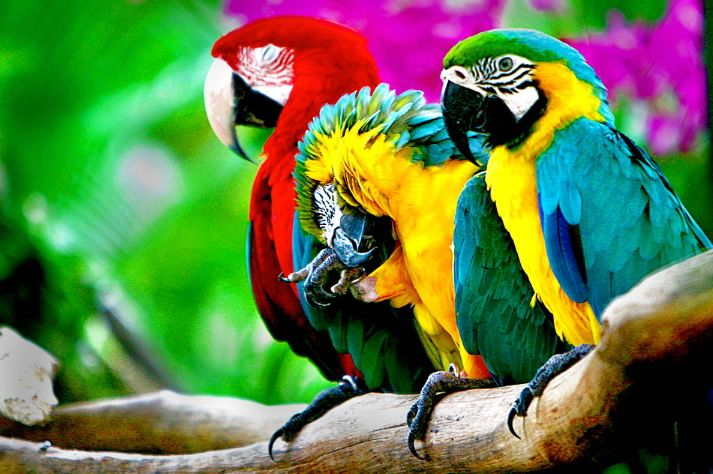
#> input picture Сазанкова А/14-statement-clustering/parrots.jpg, 713 x 474 px, found by its file name
$ jupyter execute solution14.ipynb
#> lines starting #> are read from the running program, lines starting #| are printed output that depends on the picture
# 14-statement-clustering

Для достижения значения PSNR выше 20 при кластеризации изображения методом K‑Means потребовалось минимально 11 кластеров (как при заполнении пикселей средним цветом по кластеру, так и при заполнении медианным цветом).

### 1. Загрузите картинку parrots.jpg

[cell 1]
import numpy as np
from skimage.io import imread
from skimage import img_as_float
from sklearn.cluster import KMeans
import matplotlib.pyplot as plt

url = 'https://raw.githubusercontent.com/Sazankova/parrot/main/parrots.jpg'
image = imread(url)
#> image is the input picture: shape (474, 713, 3); mean R, G, B 96.8, 122.9, 72.5


image = img_as_float(image)

print(f"Размер изображения: {image.shape}")
#| Размер изображения: (474, 713, 3)
print(f"Тип данных: {image.dtype}")
#| Тип данных: float64
print(f"Диапазон значений: [{image.min():.2f}, {image.max():.2f}]")
#| Диапазон значений: [0.00, 1.00]


plt.figure(figsize=(8, 6))
plt.imshow(image)
plt.title('Оригинальное изображение')
plt.axis('off')
plt.show()

### 2. Создайте матрицу объекты-признаки

[cell 2]
h, w, channels = image.shape
#> h = 474; w = 713; channels = 3

pixels = image.reshape(-1, 3)
print(f"Количество пикселей: {len(pixels)}")
#| Количество пикселей: 337962
print(f"Форма матрицы признаков: {pixels.shape}")
#| Форма матрицы признаков: (337962, 3)

### 3. Функция для вычисления PSNR

[cell 3]
def psnr(original, compressed):

    mse = np.mean((original - compressed) ** 2)
    if mse == 0:
        return float('inf')
    max_pixel = 1.0  # изображение нормализовано к [0, 1]
    psnr_value = 20 * np.log10(max_pixel / np.sqrt(mse))
    return psnr_value

### 4. Функция кластеризации и восстановления изображения

[cell 4]
def cluster_and_reconstruct(pixels, original_shape, n_clusters, method='mean'):
    kmeans = KMeans(n_clusters=n_clusters, init='k-means++', random_state=241)
    labels = kmeans.fit_predict(pixels)
    centers = kmeans.cluster_centers_
    reconstructed = np.zeros_like(pixels)

    if method == 'mean':
        for i in range(n_clusters):
            cluster_mask = (labels == i)
            reconstructed[cluster_mask] = centers[i]
    else:
        for i in range(n_clusters):
            cluster_mask = (labels == i)
            cluster_pixels = pixels[cluster_mask]
            if len(cluster_pixels) > 0:
                reconstructed[cluster_mask] = np.median(cluster_pixels, axis=0)

    return reconstructed.reshape(original_shape), labels, centers

### 5. Поиск минимального количества кластеров с PSNR > 20

[cell 5]
n_clusters_range = range(2, 21)
psnr_mean_values = []
psnr_median_values = []

best_mean = None
best_median = None

print("Поиск оптимального количества кластеров...")
print("-" * 60)

for n in n_clusters_range:
    print(f"\nКоличество кластеров: {n}")


    recon_mean, _, _ = cluster_and_reconstruct(pixels, image.shape, n, 'mean')
    psnr_mean = psnr(image, recon_mean)
    psnr_mean_values.append(psnr_mean)


    recon_median, _, _ = cluster_and_reconstruct(pixels, image.shape, n, 'median')
    psnr_median = psnr(image, recon_median)
    psnr_median_values.append(psnr_median)

    print(f"  PSNR (mean):   {psnr_mean:.2f}")
    print(f"  PSNR (median): {psnr_median:.2f}")


    if best_mean is None and psnr_mean > 20:
        best_mean = n
        print(f"  --> Для mean: PSNR > 20 достигнуто при {n} кластерах")

    if best_median is None and psnr_median > 20:
        best_median = n
        print(f"  --> Для median: PSNR > 20 достигнуто при {n} кластерах")
#> this loop made 19 passes
#> (psnr_mean, psnr_median) on passes 1 to 12: (12.11, 11.69), (13.17, 12.63), (14.32, 14), (15.09, 14.69), (16.57, 16.07), (17.67, 17.37), (18.38, 18.1), (19.14, 18.84), (19.54, 19.23), (20.08, 19.83), (20.58, 20.32), (21.06, 20.83)
#> (printed output is left out)
#> pass 1, `recon_mean, _, _ = cluster_and_reconstruct(pixels, image.shape, n, 'me..`:
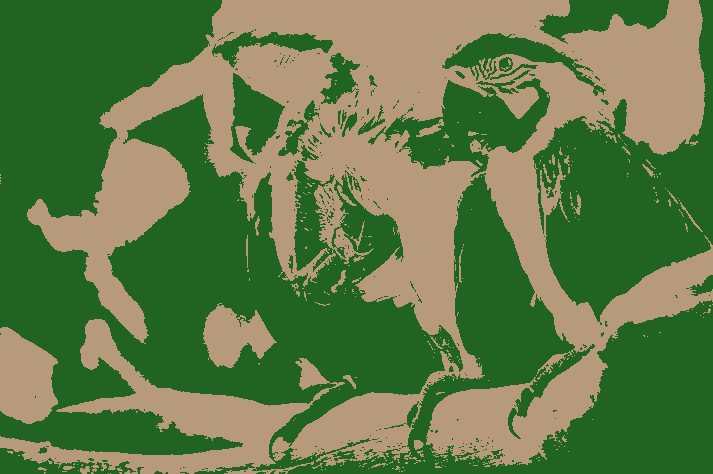
#> recon_mean: shape (474, 713, 3) float64; mean R, G, B 0.38, 0.482, 0.284
#> pass 1, `recon_median, _, _ = cluster_and_reconstruct(pixels, image.shape, n, '..`:
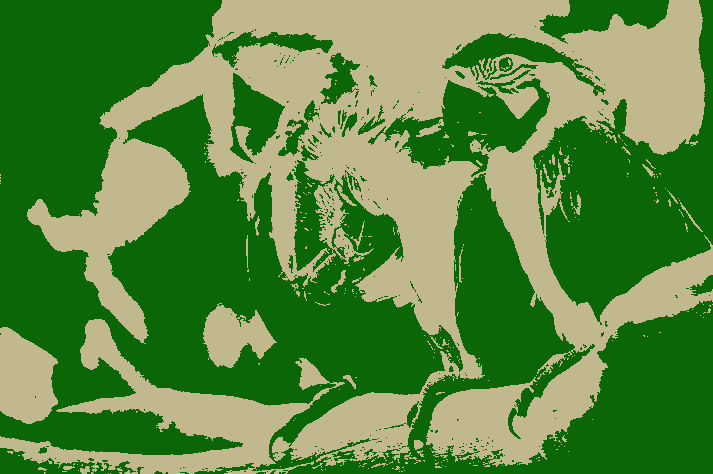
#> recon_median: shape (474, 713, 3) float64; mean R, G, B 0.348, 0.537, 0.255
#> pass 2, `recon_mean, _, _ = cluster_and_reconstruct(pixels, image.shape, n, 'me..`:
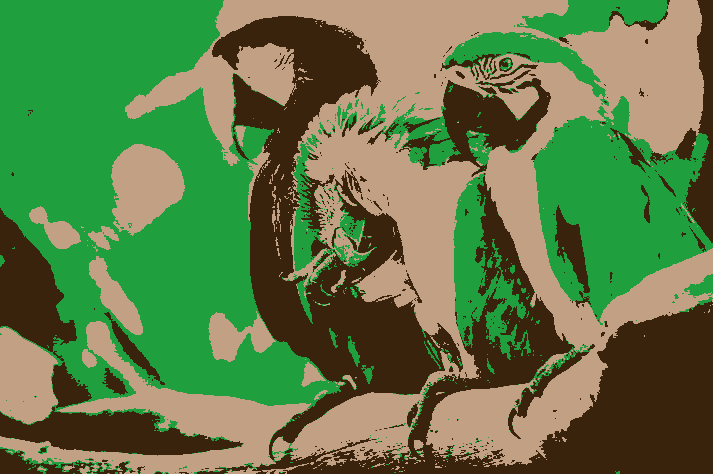
#> recon_mean: shape (474, 713, 3) float64; mean R, G, B 0.38, 0.482, 0.284
#> pass 2, `recon_median, _, _ = cluster_and_reconstruct(pixels, image.shape, n, '..`:
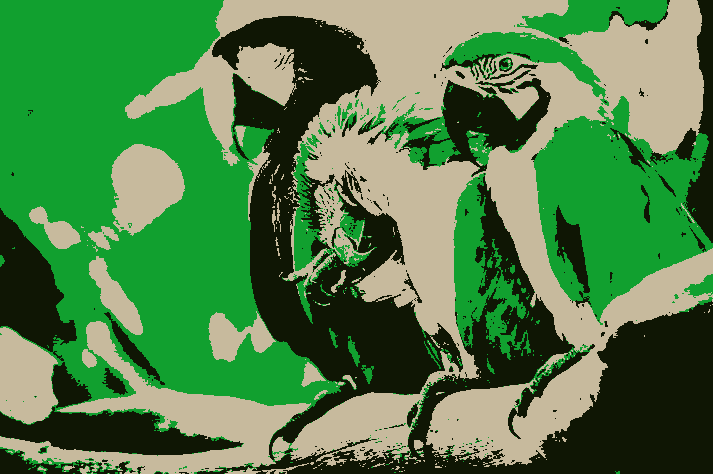
#> recon_median: shape (474, 713, 3) float64; mean R, G, B 0.316, 0.501, 0.286
#> after the loop, best_mean = 11; best_median = 12; psnr_mean_values = [12.11, 13.17, 14.32, 15.09, 16.57, 17.67, 18.38, 19.14, 19.54, 20.08, 20.58, 21.06, 21.37, 21.65, 21.89, 22.15, 22.38, 22.52, 22.72]; psnr_median_values = [11.69, 12.63, 14, 14.69, 16.07, 17.37, 18.1, 18.84, 19.23, 19.83, 20.32, 20.83, 21.16, 21.45, 21.7, 21.96, 22.18, 22.33, 22.52]

# 6. Визуализация результатов

[cell 6]
plt.figure(figsize=(12, 5))

plt.subplot(1, 2, 1)
plt.plot(n_clusters_range, psnr_mean_values, 'ro-', linewidth=2, label='Mean')
plt.plot(n_clusters_range, psnr_median_values, 'bs-', linewidth=2, label='Median')
plt.axhline(y=20, color='g', linestyle='--', linewidth=2, label='PSNR = 20')
plt.xlabel('Количество кластеров')
plt.ylabel('PSNR')
plt.title('Зависимость PSNR от числа кластеров')
plt.legend()
plt.grid(True)


plt.subplot(1, 2, 2)
if best_mean:
    best_recon, _, _ = cluster_and_reconstruct(pixels, image.shape, best_mean, 'mean')
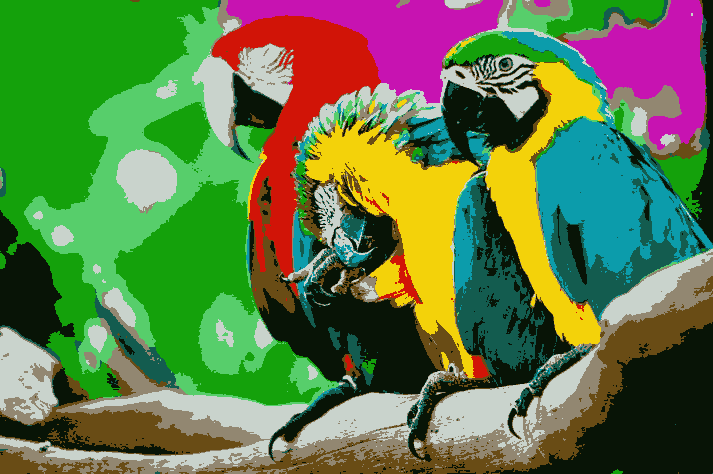
#> best_recon: shape (474, 713, 3) float64; mean R, G, B 0.38, 0.482, 0.284
    plt.imshow(best_recon)
    plt.title(f'Mean, K={best_mean}\nPSNR={psnr_mean_values[best_mean-2]:.2f}')
elif best_median:
    best_recon, _, _ = cluster_and_reconstruct(pixels, image.shape, best_median, 'median')
    plt.imshow(best_recon)
    plt.title(f'Median, K={best_median}\nPSNR={psnr_median_values[best_median-2]:.2f}')
plt.axis('off')

plt.tight_layout()
plt.show()
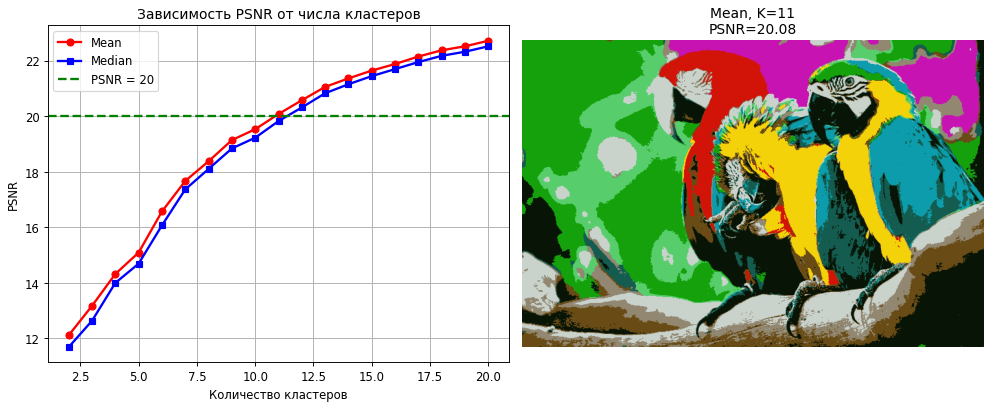
#> figure drawn by matplotlib, 2 panels; panel 1: curve peaks at x = 20, y = 22.72; panel 1: curve peaks at x = 20, y = 22.52

# 7. Финальный ответ

[cell 7]
print("\n" + "="*50)
print("РЕЗУЛЬТАТЫ")
print("="*50)

print(f"\nМинимальное количество кластеров для PSNR > 20:")
print(f"  - С заполнением средним (mean):   {best_mean}")
#|   - С заполнением средним (mean):   11
print(f"  - С заполнением медианой (median): {best_median}")
#|   - С заполнением медианой (median): 12

final_answer = min(best_mean, best_median) if (best_mean and best_median) else (best_mean or best_median)
#> final_answer = 11
print(f"\nОТВЕТ: {final_answer}")
#| ОТВЕТ: 11
